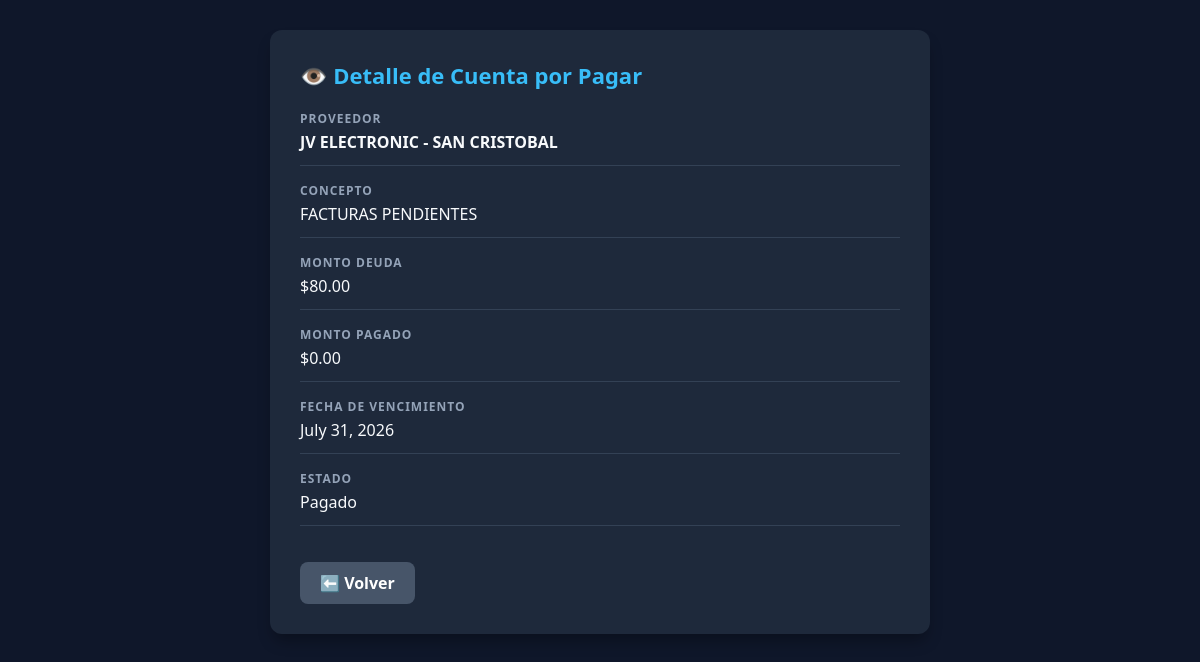
The page /cuentas-por-pagar/ver/2/ on the database its author committed.
### gestion/models.py (models this page shows, shortened)
class CuentaPorPagar(models.Model):
    ESTADOS = [
        ("PEND", "Pendiente"),
        ("PAG", "Pagado"),
        ("VENC", "Vencido"),
    ]
    proveedor = models.ForeignKey(Proveedor, on_delete=models.CASCADE, verbose_name="Proveedor")
    concepto = models.CharField(max_length=200, verbose_name="Concepto / Factura")
    monto_deuda = models.DecimalField(max_digits=10, decimal_places=2, verbose_name="Monto Deuda")
    monto_pagado = models.DecimalField(max_digits=10, decimal_places=2, default=0.00, verbose_name="Monto Pagado")
    fecha_emision = models.DateField(verbose_name="Fecha de Emisión")
    fecha_vencimiento = models.DateField(verbose_name="Fecha de Vencimiento")
    estado = models.CharField(max_length=4, choices=ESTADOS, default="PEND", verbose_name="Estado")
    observaciones = models.TextField(blank=True, null=True, verbose_name="Observaciones")

class Proveedor(models.Model):
    nombre = models.CharField(max_length=100)
    telefono = models.CharField(max_length=20, blank=True, null=True)
    def __str__(self):
        return self.nombre

### gestion/views.py (the view)
# urls.py: path("cuentas-por-pagar/ver/<int:pk>/", views.ver_cuenta_por_pagar, name="ver_cuenta_por_pagar"),
def ver_cuenta_por_pagar(request, pk):
    cuenta = get_object_or_404(CuentaPorPagar, pk=pk)
    return render(request, 'gestion/ver_cuenta_por_pagar.html', {'cuenta': cuenta})

### gestion/templates/gestion/ver_cuenta_por_pagar.html (shortened to what this page needs)
<!DOCTYPE html>
<html lang="es">
<head>
</head>
<body>
    <div class="container">
        <h2>👁️ Detalle de Cuenta por Pagar</h2>
        <div class="detail-group">
            <div class="label">Proveedor</div>
            <div class="value"><strong>{{ cuenta.proveedor }}</strong></div>
        </div>
        <div class="detail-group">
            <div class="label">Concepto</div>
            <div class="value">{{ cuenta.concepto|default:"S/N" }}</div>
        </div>
        <div class="detail-group">
            <div class="label">Monto Deuda</div>
            <div class="value">${{ cuenta.monto_deuda }}</div>
        </div>
        <div class="detail-group">
            <div class="label">Monto Pagado</div>
            <div class="value">${{ cuenta.monto_pagado }}</div>
        </div>
        <div class="detail-group">
            <div class="label">Fecha de Vencimiento</div>
            <div class="value">{{ cuenta.fecha_vencimiento }}</div>
        </div>
        <div class="detail-group">
            <div class="label">Estado</div>
            <div class="value">{{ cuenta.get_estado_display }}</div>
        </div>
        <a href="{% url 'cuentas_por_pagar' %}" class="btn">⬅️ Volver</a>
    </div>
</body>
</html>

### gestion/templates/gestion/ver_cuenta_por_pagar.html (style rules this page uses)
body { background-color: #0f172a; font-family: 'Segoe UI', system-ui, -apple-system, sans-serif; margin: 0; padding: 30px; color: #f8fafc; }
.container { max-width: 600px; margin: 0 auto; background: #1e293b; padding: 30px; border-radius: 12px; box-shadow: 0 10px 15px -3px rgba(0,0,0,0.3); }
h2 { color: #38bdf8; margin-top: 0; margin-bottom: 20px; font-size: 22px; }
.detail-group { margin-bottom: 16px; border-bottom: 1px solid #334155; padding-bottom: 12px; }
.label { color: #94a3b8; font-size: 12px; text-transform: uppercase; font-weight: 700; letter-spacing: 1px; }
.value { color: #f8fafc; font-size: 16px; margin-top: 4px; }
.btn { background: #475569; color: white; padding: 10px 20px; border-radius: 8px; text-decoration: none; font-weight: 700; display: inline-block; margin-top: 20px; transition: all 0.2s; }

### rows shown on the page
CuentaPorPagar: proveedor "JV ELECTRONIC - SAN CRISTOBAL", concepto "FACTURAS PENDIENTES", monto_deuda "80.00", monto_pagado "0.00", fecha_vencimiento "July 31, 2026", estado "Pagado"
